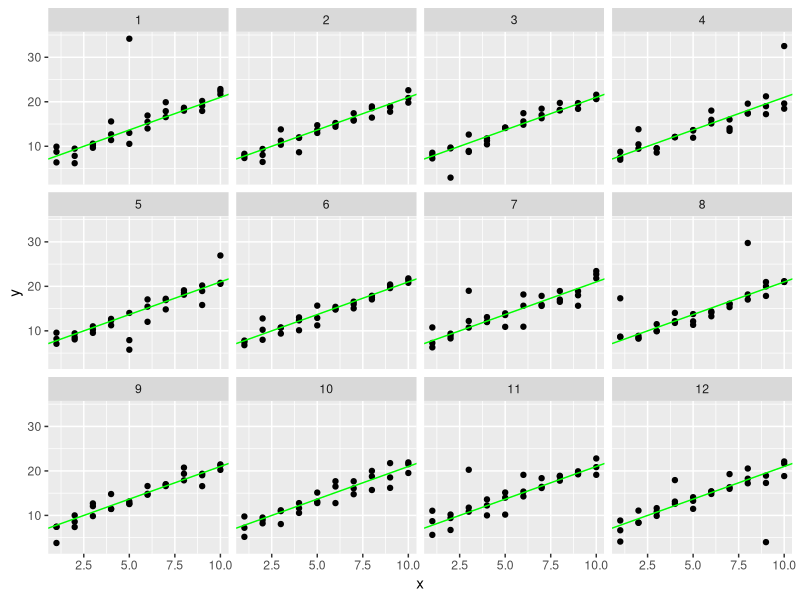
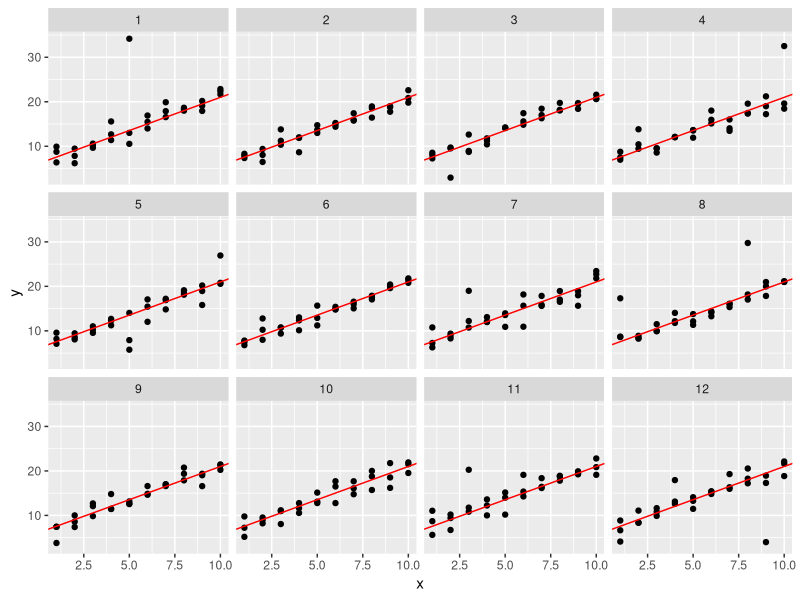
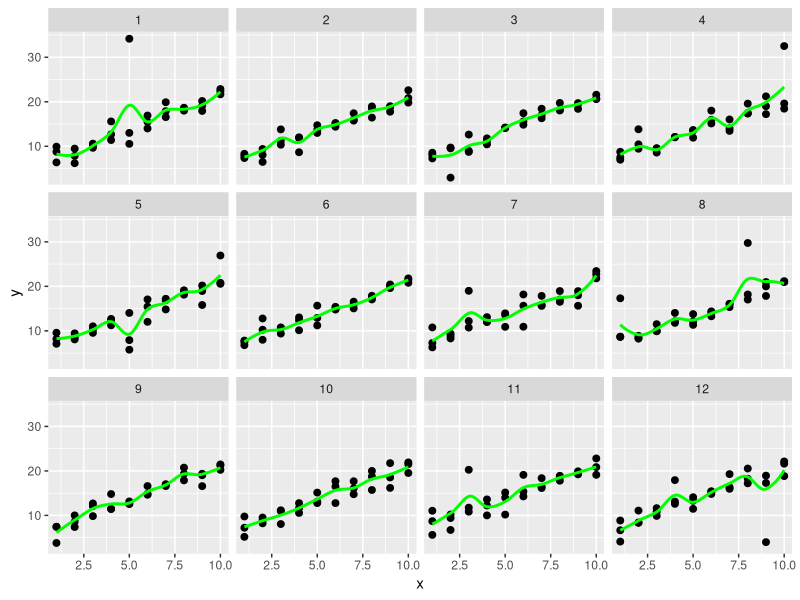
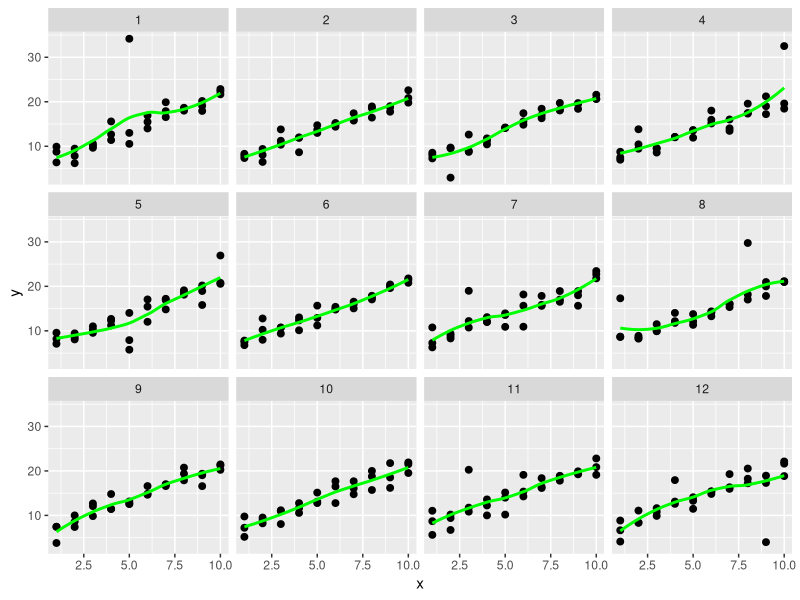

Generate these figures, in order, with R: (Note: this script raises an error after producing the figures.)
## ---- chunk 1
library(tidyverse)

sim1a <- tibble(
  x = rep(1:10, each = 3),
  y = x * 1.5 + 6 + rt(length(x), df = 2)
)
## ---- chunk 2

#generate the data with the t distribution, which is more likely than the normal distribution
#to produce distant outliers
sim1a_generation <- function(n) {
  tibble(
    n = n,  
    x = rep(1:10, each = 3),
    y = x * 1.5 + 6 + rt(length(x), df = 2)
  )
}

facet_data <- map_df(1:12, sim1a_generation)

ggplot(facet_data) + geom_point(aes(x=x, y=y)) +
  geom_abline(aes(intercept = lm(y~x, facet_data)[[1]][[1]], 
                  slope = lm(y~x, facet_data)[[1]][[2]]), 
              color = "green") + 
  facet_wrap(~ n, ncol = 4)

## ---- chunk 3
#use a linear model to predict the y values, given the x values
model1 <- function(a, data) {
  a[1] + data$x * a[2]
}

#find the average of the absolute deviation, from the model, of the y values in the data
measure_distance <- function(mod, data) {
  diff <- data$y - model1(mod, data)
  mean(abs(diff))
}

#use a facet_wrap, as with the root-mean-squared fitting
ggplot(facet_data) + geom_point(aes(x = x, y = y)) +
  geom_abline(aes(intercept = optim(c(0, 0), measure_distance, data = facet_data)$par[1], 
                  slope = optim(c(0, 0), measure_distance, data = facet_data)$par[2]), 
              color = "red") +
  facet_wrap(~ n, ncol = 4)

## ---- chunk 4

ggplot(facet_data, aes(x=x, y=y)) + geom_point(size = 2) +
  geom_smooth(method = "loess", color = "green", 
              se = FALSE, span = 0.5) + 
  facet_wrap(~ n, ncol = 4)

## ---- chunk 5

ggplot(facet_data, aes(x=x, y=y)) + geom_point(size = 2) +
  geom_smooth(method = "loess", color = "green", 
              se = FALSE, span = .75) + 
  facet_wrap(~ n, ncol = 4)


## ---- chunk 6
ggplot(sim2) + geom_point(aes(x, y), size = 1)

## ---- chunk 7
mod2 <- lm(y ~ x - 1, data = sim2)

grid <- sim2 %>% 
  data_grid(x) %>% 
  add_predictions(mod2)
grid

## ---- chunk 8
head(sim3)
## ---- chunk 9
model_matrix(sim3, y ~ x1 + x2)
## ---- chunk 10
model_matrix(sim3, y ~ x1 * x2)
## ---- chunk 11
sim4
## ---- chunk 12
model_matrix(sim4, y ~ x1 + x2)
## ---- chunk 13
model_matrix(sim4, y ~ x1 * x2)
## ---- chunk 14
mod1 <- lm(y ~ x1 + x2, data = sim3)
mod2 <- lm(y ~ x1 * x2, data = sim3)
## ---- chunk 15
model_matrix(y ~ x1 * x2, data = sim3)
## ---- chunk 16
head(sim4)
## ---- chunk 17
mod1 <- lm(y ~ x1 + x2, data = sim4)
mod2 <- lm(y ~ x1 * x2, data = sim4)

sim4 <- sim4 %>%
  gather_residuals(mod1, mod2)

ggplot(sim4) + geom_point(aes(x = x1*x2, y = resid)) +
  facet_wrap(~ model)

